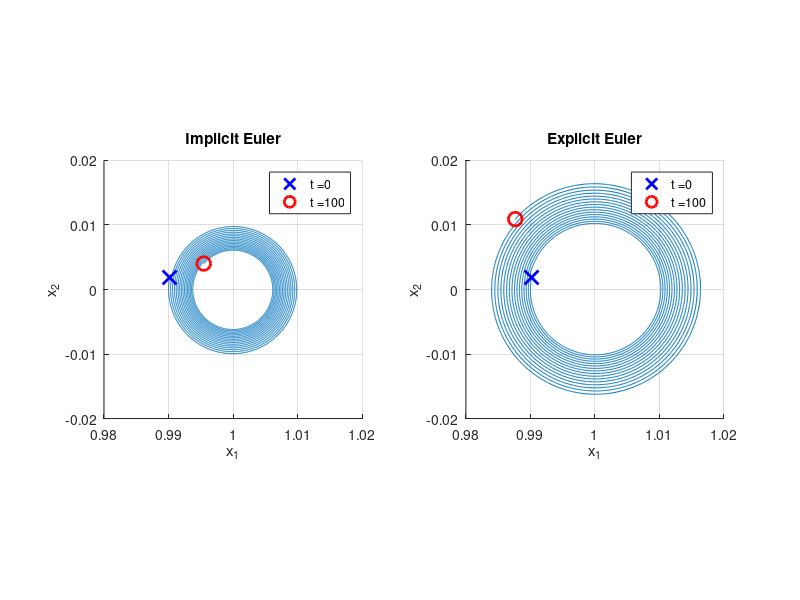

Here is the MATLAB script that generated this plot:

% RA, 2019-10-25

function main

  % Solve x' = F(x)
  function [R] = F(x)
    R = [log(1 - x(2)), log(x(1))];
  endfunction
  
  % Default timestep size
  dt = 1e-2;

  % Stable state
  xs = [1, 0];
  assert(all(F(xs) == 0))

  % Perturbation
  epsilon = randn(size(xs));
  epsilon = 1e-2 * epsilon / norm(epsilon);
  
  % Initial condition: perturbation of the stable state
  x0 = xs + epsilon;
  
  % Temporal interval
  T = 1e2;
  J = [0, T];  

  % Explicit Euler
  function [tt, xx] = EE(F, J, x0)
    tt = linspace(J(1), J(2), ceil(diff(J) / dt) + 1);
    xx = zeros(length(tt), length(x0));
    xx(1, :) = x0;
    for n = (2 : length(tt))
      dt = tt(n) - tt(n - 1);
      xx(n, :) = xx(n - 1, :) + dt * F(tt(n - 1), xx(n - 1, :));
    endfor
  endfunction
  
  % Implicit Euler
  function [tt, xx] = IE(F, J, x0)
    tt = linspace(J(1), J(2), ceil(diff(J) / dt) + 1);
    xx = zeros(length(tt), length(x0));
    xx(1, :) = x0;
    for n = (2 : length(tt))
      dt = tt(n) - tt(n - 1);
      xx(n, :) = fsolve(@(x)((x - xx(n - 1, :)) - dt * F(tt(n), x)), xx(n - 1, :));
    end
  end
  
  function plot_trajectory(tt, xx)
    hold on; 
    grid on;
    hh(1) = plot(xx(:, 1), xx(:, 2), '-');
    hh(2) = plot(xx(0 == tt, 1), xx(0 == tt, 2), 'bx', 'MarkerSize', 10, 'LineWidth', 2);
    hh(3) = plot(xx(T == tt, 1), xx(T == tt, 2), 'ro', 'MarkerSize', 10, 'LineWidth', 2);
    xlabel('x_1');
    ylabel('x_2'); 
    axis('square');
    legend(hh(2:3), strcat('t = ', num2str(0)), strcat('t = ', num2str(T)));
    pause(0.1);
  end
  
  % Implicit solver
  [tt, xx] = IE(@(t, x)(F(x)), J, x0);
  % Plot solution
  ax1 = subplot(1, 2, 1);
  title('Implicit Euler');
  plot_trajectory(tt, xx);
  
  % Explicit solver
  [tt, xx] = EE(@(t, x)(F(x)), J, x0);
  % Plot solution
  ax2 = subplot(1, 2, 2);
  title('Explicit Euler');
  plot_trajectory(tt, xx);
  
  % Sync axes
  linkaxes([ax2, ax1]);
  
  % Save figure
  saveas(gcf, "IE-EE.png");
end
